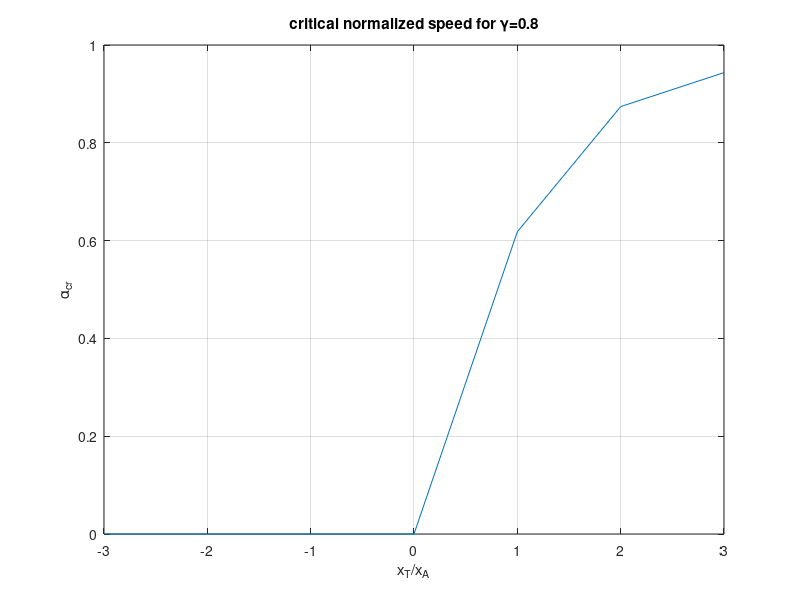

Recreate this plot in MATLAB.
% ====================================================
clc; clear all; close all; format short g; tic;
fprintf('Program Starts\n')
fprintf('==============\n')
% ====================================================
gamma=1;
a=[-3:1:3]; % x_T/x_A
b= 1;  % y_T/x_A
%i=1;

for (i=1:length(a))
    
    alpha_cr(1,i)=(1/(2*gamma))*(- sqrt((1-a(i))^2+b^2)+ (gamma* sqrt((1+a(i))^2+b^2)));
    
    if (alpha_cr(1,i)<1)& (alpha_cr(1,i)>0)
       alpha_cr(1,i)=alpha_cr(1,i);
    else
        alpha_cr(1,i)=0;
    end
    
   % plot (a(i), alpha_cr(i))
end
plot (a, alpha_cr)
grid on
xlabel('x_T/x_A');
ylabel('\alpha_c_r');
title('critical normalized speed for \gamma=0.8')

% =========================================
fprintf('==============\n')
fprintf('Program Ends\n')
toc
% =========================================